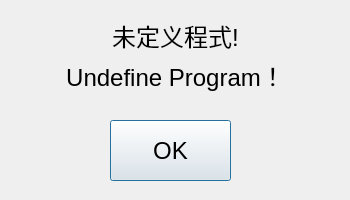
<?xml version="1.0" encoding="UTF-8"?>
<ui version="4.0">
 <class>PopUpWindow05</class>
 <widget class="QDialog" name="PopUpWindow05">
  <property name="geometry">
   <rect>
    <x>0</x>
    <y>0</y>
    <width>350</width>
    <height>200</height>
   </rect>
  </property>
  <property name="windowTitle">
   <string>Dialog</string>
  </property>
  <widget class="QWidget" name="widget" native="true">
   <property name="geometry">
    <rect>
     <x>0</x>
     <y>0</y>
     <width>350</width>
     <height>200</height>
    </rect>
   </property>
   <widget class="QLabel" name="label">
    <property name="geometry">
     <rect>
      <x>0</x>
      <y>20</y>
      <width>351</width>
      <height>31</height>
     </rect>
    </property>
    <property name="font">
     <font>
      <pointsize>18</pointsize>
     </font>
    </property>
    <property name="text">
     <string>未定义程式!</string>
    </property>
    <property name="alignment">
     <set>Qt::AlignCenter</set>
    </property>
   </widget>
   <widget class="QLabel" name="label_2">
    <property name="geometry">
     <rect>
      <x>0</x>
      <y>60</y>
      <width>351</width>
      <height>31</height>
     </rect>
    </property>
    <property name="font">
     <font>
      <pointsize>18</pointsize>
     </font>
    </property>
    <property name="text">
     <string>Undefine Program！</string>
    </property>
    <property name="alignment">
     <set>Qt::AlignCenter</set>
    </property>
   </widget>
   <widget class="QPushButton" name="pBtn_OK">
    <property name="geometry">
     <rect>
      <x>110</x>
      <y>120</y>
      <width>121</width>
      <height>61</height>
     </rect>
    </property>
    <property name="font">
     <font>
      <pointsize>18</pointsize>
      <bold>false</bold>
     </font>
    </property>
    <property name="text">
     <string>OK</string>
    </property>
   </widget>
  </widget>
 </widget>
 <resources/>
 <connections/>
</ui>
